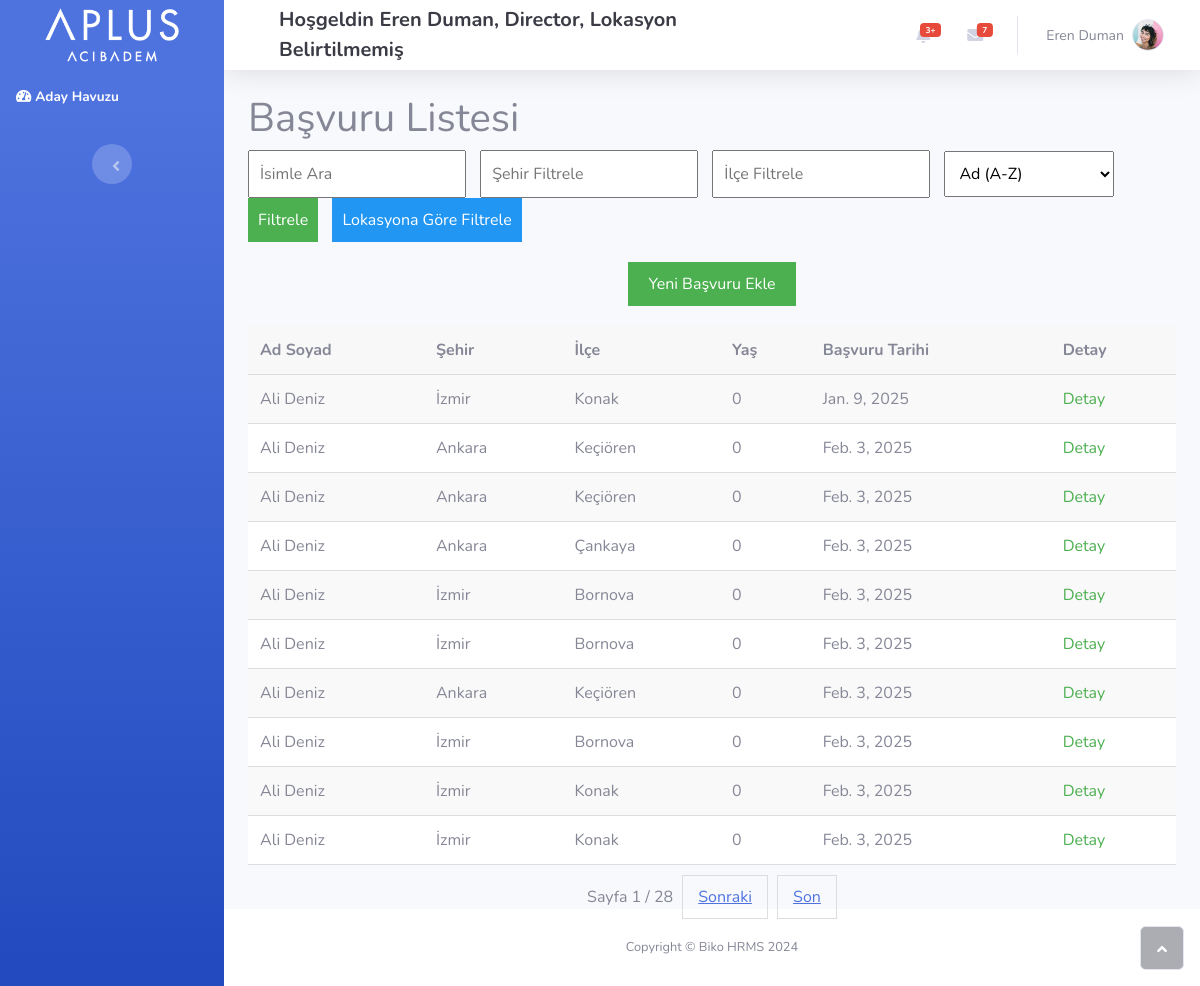
The page /applications/ (signed in) on the database its author committed.
### biko_hr/models.py (models this page shows)
class Application(models.Model):
    candidate = models.ForeignKey(Candidate, on_delete=models.CASCADE, null=True, blank=True)
    job = models.ForeignKey(IncubationJob, on_delete=models.CASCADE) # in order to terminate or success the application after incubation period. Also shows the applied job.
    application_date = models.DateField()
    status = models.CharField(max_length=50, default="Pending")
    uploaded_resume = models.FileField(upload_to='resumes/', null=True, blank=True)
    assigned_by = models.ForeignKey(User, on_delete=models.CASCADE, null=True, blank=True)

class Candidate(models.Model):
    name = models.CharField(max_length=100)
    surname = models.CharField(max_length=100)
    email = models.EmailField(null=True, blank=True)
    phone = models.CharField(max_length=15) ##TODO: Make this unique=True for production.
    experience = models.TextField(null=True, blank=True)
    skills = models.TextField(null=True, blank=True)
    birth_date = models.DateField()
    residence_city = models.CharField(max_length=100)
    residence_district = models.CharField(max_length=100)
    education_level = models.CharField(max_length=50)        #choices=[
    school_name = models.CharField(max_length=150, null=True, blank=True)
    department = models.CharField(max_length=100, null=True, blank=True)
    desired_locations = models.ManyToManyField('Location', null=True, blank=True)

### job_application/views.py (the view)
# urls.py: path('', views.job_application_list, name='job_application_list'),
def job_application_list(request):
    search_query = request.GET.get('q', '').strip()
    city_filter = request.GET.get('city', '').strip()
    district_filter = request.GET.get('district', '').strip()
    sort_option = request.GET.get('sort_option', 'name_asc')
    filter_type = request.GET.get('filter', 'general')  # Yeni: Filtre tipi
    applications = Application.objects.select_related('candidate')
    user_profile = Profile.objects.filter(user=request.user).first()
    user_location = user_profile.Location if user_profile and user_profile.Location else None
    print(f"User: {request.user}, Profile: {user_profile}, Location: {user_location}")
    if search_query:
        applications = applications.filter(
            candidate__name__icontains=search_query
        ) | applications.filter(
            candidate__surname__icontains=search_query
        )
    if city_filter:
        applications = applications.filter(candidate__residence_city__icontains=city_filter)
    if district_filter:
        applications = applications.filter(candidate__residence_district__icontains=district_filter)
    if filter_type == 'user_location' and user_location:
        applications = applications.filter(candidate__residence_city=user_location.location)
        print(f"Filtering by location: {user_location.location}, Results: {applications.count()}")
    if sort_option == "name_asc":
        applications = applications.order_by('candidate__name', 'candidate__surname')
    elif sort_option == "name_desc":
        applications = applications.order_by('-candidate__name', '-candidate__surname')
    elif sort_option == "age_asc":
        applications = applications.order_by('candidate__birth_date')  # Doğum tarihi artan
    elif sort_option == "age_desc":
        applications = applications.order_by('-candidate__birth_date')  # Doğum tarihi azalan
    for application in applications:
        today = date.today()
        birth_date = application.candidate.birth_date
        application.age = today.year - birth_date.year - ((today.month, today.day) < (birth_date.month, birth_date.day))
    paginator = Paginator(applications, 10)  # 10 başvuru per sayfa
    page_number = request.GET.get('page')
    candidates = paginator.get_page(page_number)
    return render(request, 'job_application_list.html', {
        'applications': candidates,  # Sayfalanmış sonuçlar
        'search_query': search_query,
        'city_filter': city_filter,
        'district_filter': district_filter,
        'sort_option': sort_option,
        'candidates': candidates,  # Şablon sayfalama için
    })

### job_application/templates/job_application_list.html (shortened to what this page needs)
{% extends 'home.html' %}
{% block content %}
<div class="container">
    <h1>Başvuru Listesi</h1>
    <form method="get" action="{% url 'job_application_list' %}" style="margin-bottom: 20px;">
        <input type="text" name="q" placeholder="İsimle Ara" value="{{ search_query }}" style="padding: 10px; margin-right: 10px;">
        <input type="text" name="city" placeholder="Şehir Filtrele" value="{{ city_filter }}" style="padding: 10px; margin-right: 10px;">
        <input type="text" name="district" placeholder="İlçe Filtrele" value="{{ district_filter }}" style="padding: 10px; margin-right: 10px;">
        <select name="sort_option" style="padding: 10px; margin-right: 10px;">
            <option value="name_asc" {% if sort_option == "name_asc" %}selected{% endif %}>Ad (A-Z)</option>
        </select>
        <button type="submit" name="filter" value="general" style="padding: 10px; background-color: #4CAF50; color: white; border: none; cursor: pointer;">
            Filtrele
        </button>
        <button type="submit" name="filter" value="user_location" style="padding: 10px; background-color: #2196F3; color: white; border: none; cursor: pointer; margin-left: 10px;">
            Lokasyona Göre Filtrele
        </button>
    </form>
    <div style="text-align: center; margin-bottom: 20px;">
        <a href="{% url 'job_application_form' %}">
            <button type="button" style="padding: 10px 20px; background-color: #4CAF50; color: white; border: none; cursor: pointer;">Yeni Başvuru Ekle</button>
        </a>
    </div>
    <table style="width: 100%; border-collapse: collapse; margin-top: 20px;">
        <thead>
            <tr style="background-color: #f8f8f8;">
                <th style="padding: 12px; border-bottom: 1px solid #ddd;">Ad Soyad</th>
                <th style="padding: 12px; border-bottom: 1px solid #ddd;">Şehir</th>
                <th style="padding: 12px; border-bottom: 1px solid #ddd;">İlçe</th>
                <th style="padding: 12px; border-bottom: 1px solid #ddd;">Yaş</th>
                <th style="padding: 12px; border-bottom: 1px solid #ddd;">Başvuru Tarihi</th>
                <th style="padding: 12px; border-bottom: 1px solid #ddd;">Detay</th>
            </tr>
        </thead>
        <tbody>
            {% for application in applications %}
            <tr style="background-color: {% cycle '#f9f9f9' '#fff' %};">
                <td style="padding: 12px; border-bottom: 1px solid #ddd;">{{ application.candidate.name }} {{ application.candidate.surname }}</td>
                <td style="padding: 12px; border-bottom: 1px solid #ddd;">{{ application.candidate.residence_city }}</td>
                <td style="padding: 12px; border-bottom: 1px solid #ddd;">{{ application.candidate.residence_district }}</td>
                <td style="padding: 12px; border-bottom: 1px solid #ddd;">{{ application.age }}</td>
                <td style="padding: 12px; border-bottom: 1px solid #ddd;">{{ application.application_date }}</td>
                <td style="padding: 12px; border-bottom: 1px solid #ddd;">
                    <a href="{% url 'application_detail' application.id %}" style="color: #4CAF50; text-decoration: none;">Detay</a>
                </td>
            </tr>
            {% empty %}
            <tr>
                <td colspan="6" style="padding: 12px; text-align: center;">Hiç başvuru bulunamadı.</td>
            </tr>
            {% endfor %}
        </tbody>
    </table>
    <div style="text-align: center; margin-top: 20px;">
        <span>Sayfa {{ candidates.number }} / {{ candidates.paginator.num_pages }}</span>
        {% if candidates.has_next %}
        <a href="?page={{ candidates.next_page_number }}{{ request.GET.urlencode|slice:'&page=' }}" style="padding: 10px 15px; border: 1px solid #ddd; margin-left: 5px;">Sonraki</a>
        <a href="?page={{ candidates.paginator.num_pages }}{{ request.GET.urlencode|slice:'&page=' }}" style="padding: 10px 15px; border: 1px solid #ddd; margin-left: 5px;">Son</a>
        {% endif %}
    </div>
</div>
{% endblock %}

### biko_hr/templates/home.html (shortened to what this page needs)
{% load bootstrap4 %}
{% load static %}
<!DOCTYPE html>
<html data-bs-theme="light" lang="tr">
<head>
    <link rel="stylesheet" href="/static/bootstrap/css/bootstrap.min.css">
    <link rel="stylesheet" href="/static/fonts/fontawesome-all.min.css">
</head>
<body id="page-top">
    <div id="wrapper">
        {% block navigation %}
        <div id="sidebar">
            <nav class="navbar align-items-start sidebar sidebar-dark accordion bg-gradient-primary p-0 navbar-dark">
                <div class="container-fluid d-flex flex-column p-0">
                    <a class="navbar-brand d-flex justify-content-center align-items-center sidebar-brand m-0" href="#">
                        <div class="sidebar-brand-icon">
                            <img src="{% static 'aplus-acibadem-logo-beyaz-HD-transformed.png' %}" alt="Aplus HR Logo" class="logo-img" style="max-width: 70%; height: auto;" />
                        </div>
                    </a>
                    <ul id="accordionSidebar" class="navbar-nav text-light">
                        <li class="nav-item"><a class="nav-link active" href="{% url "candidate_pool_dashboard" %}"><i class="fas fa-tachometer-alt"></i><span>Aday Havuzu</span></a></li>
                    </ul>
                    <div id="sidebarHoverArea" class="text-center d-none d-md-inline">
                        <button id="sidebarToggle" class="btn rounded-circle border-0" type="button"></button>
                    </div>
                </div>
            </nav>
        </div>
        {% endblock %}
        <div id="content-wrapper" class="d-flex flex-column">
            <div id="content">
                {% block topbar %}
                    <nav class="navbar navbar-expand bg-white shadow mb-4 topbar static-top navbar-light">
                        <div class="container-fluid">
                            <div class="d-flex align-items-center ms-3" style="margin-right: 200px;">
                                {% if user.is_authenticated %}
                                <span class="text-dark fw-bold" style="font-size: 20px; padding: 5px 15px; background-color: #00000; border-radius: 5px;">
                                    Hoşgeldin {{ user.first_name }} {{ user.last_name }},
                                    {% if user.groups.all %}{{ user.groups.all.0.name }}{% else %}Rol Belirtilmemiş{% endif %},
                                    {% if user.profile.Location %}{{ user.profile.Location }}{% else %}Lokasyon Belirtilmemiş{% endif %}
                                </span>
                                {% endif %}
                            </div>
                            <ul class="navbar-nav flex-nowrap ms-auto">
                                <li class="nav-item dropdown no-arrow mx-1">
                                    <div class="nav-item dropdown no-arrow">
                                        <a class="dropdown-toggle nav-link" aria-expanded="false" data-bs-toggle="dropdown" href="#">
                                            <span class="badge bg-danger badge-counter">3+</span>
                                        </a>
                                    </div>
                                </li>
                                <li class="nav-item dropdown no-arrow mx-1">
                                    <div class="nav-item dropdown no-arrow">
                                        <a class="dropdown-toggle nav-link" aria-expanded="false" data-bs-toggle="dropdown" href="#">
                                            <span class="badge bg-danger badge-counter">7</span>
                                            <i class="fas fa-envelope fa-fw"></i>
                                        </a>
                                    </div>
                                </li>
                                <li class="nav-item dropdown no-arrow">
                                    <div class="nav-item dropdown no-arrow">
                                        <a class="dropdown-toggle nav-link" aria-expanded="false" data-bs-toggle="dropdown" href="#">
                                            <span class="d-none d-lg-inline me-2 text-gray-600 small">{{ user.first_name }} {{ user.last_name }}</span>
                                            <img class="border rounded-circle img-profile" src="/static/img/avatars/avatar1.jpeg" />
                                        </a>
                                    </div>
                                </li>
                            </ul>
                        </div>
                    </nav>
                    {% endblock %}
                {% block content %}{% endblock %}
                <footer class="bg-white sticky-footer">
                    <div class="container my-auto">
                        <div class="text-center my-auto copyright"><span>Copyright © Biko HRMS 2024</span></div>
                    </div>
                </footer>
            </div>
            <a class="border rounded d-inline scroll-to-top" href="#page-top"><i class="fas fa-angle-up"></i></a>
        </div>
    </div>
</body>
</html>

### biko_hr/templates/home.html (style rules this page uses)
.btn { padding: 10px 20px; background-color: #007BFF; color: white; border: none; border-radius: 5px; font-size: 16px; cursor: pointer; margin: 5px; }
.logo-img { max-width: 100%; height: auto; filter: invert(0); }
.sidebar { height: 100%; overflow-y: auto; }

### rows shown on the page
Application: candidate.name "Ali", candidate.surname "Deniz", candidate.residence_city "İzmir", candidate.residence_district "Konak", age "0", application_date "Jan. 9, 2025"
Application: candidate.name "Ali", candidate.surname "Deniz", candidate.residence_city "Ankara", candidate.residence_district "Keçiören", age "0", application_date "Feb. 3, 2025"
Application: candidate.name "Ali", candidate.surname "Deniz", candidate.residence_city "Ankara", candidate.residence_district "Keçiören", age "0", application_date "Feb. 3, 2025"
Application: candidate.name "Ali", candidate.surname "Deniz", candidate.residence_city "Ankara", candidate.residence_district "Çankaya", age "0", application_date "Feb. 3, 2025"
Application: candidate.name "Ali", candidate.surname "Deniz", candidate.residence_city "İzmir", candidate.residence_district "Bornova", age "0", application_date "Feb. 3, 2025"
Application: candidate.name "Ali", candidate.surname "Deniz", candidate.residence_city "İzmir", candidate.residence_district "Bornova", age "0", application_date "Feb. 3, 2025"
Application: candidate.name "Ali", candidate.surname "Deniz", candidate.residence_city "Ankara", candidate.residence_district "Keçiören", age "0", application_date "Feb. 3, 2025"
Application: candidate.name "Ali", candidate.surname "Deniz", candidate.residence_city "İzmir", candidate.residence_district "Bornova", age "0", application_date "Feb. 3, 2025"
Application: candidate.name "Ali", candidate.surname "Deniz", candidate.residence_city "İzmir", candidate.residence_district "Konak", age "0", application_date "Feb. 3, 2025"
Application: candidate.name "Ali", candidate.surname "Deniz", candidate.residence_city "İzmir", candidate.residence_district "Konak", age "0", application_date "Feb. 3, 2025"

### other values the page prints
{{ user.first_name }} "Eren"
{{ user.last_name }} "Duman"
{{ user.groups.all.0.name }} "Director"
{{ candidates.number }} "1"
{{ candidates.paginator.num_pages }} "28"
